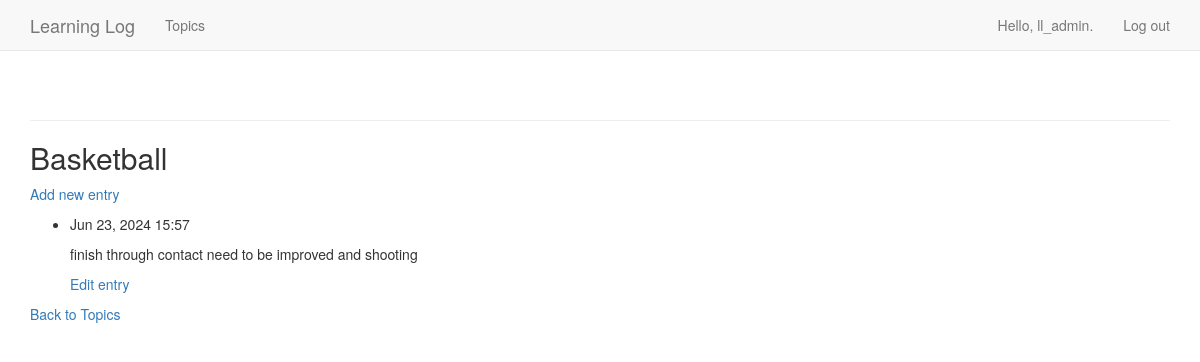
The page /topics/2/ (signed in) on the database its author committed.
### learning_logs/models.py (models this page shows, shortened)
class Topic(models.Model):
    text = models.CharField(max_length=200)
    date_added = models.DateTimeField(auto_now_add=True)
    owner = models.ForeignKey(User, on_delete=models.CASCADE)  # Specify on_delete
    def __str__(self):
        return self.text

class Entry(models.Model):
    topic = models.ForeignKey(Topic, on_delete=models.CASCADE)  # Specify on_delete
    text = models.TextField()
    date_added = models.DateTimeField(auto_now_add=True)
    class Meta:
        verbose_name_plural = 'entries'

### learning_logs/views.py (the view)
# urls.py: path('topics/<int:topic_id>/', views.topic, name='topic'),
@login_required
def topic(request, topic_id):
    topic = get_object_or_404(Topic, id=topic_id)
    if topic.owner != request.user:
        raise Http404
    entries = topic.entry_set.order_by('-date_added')
    context = {'topic': topic, 'entries': entries}
    return render(request, 'learning_logs/topic.html', context)

### learning_logs/Templates/learning_logs/topic.html
{% extends "learning_logs/base.html" %}
{% block content %}
  <h2>{{ topic }}</h2>
  <p><a href="{% url 'learning_logs:new_entry' topic.id %}">Add new entry</a></p>
  <ul>
    {% for entry in entries %}
      <li>
        <p>{{ entry.date_added|date:'M d, Y H:i' }}</p>
        <p>{{ entry.text|linebreaks }}</p>
        <p><a href="{% url 'learning_logs:edit_entry' entry.id %}">Edit entry</a></p>
      </li>
    {% empty %}
      <li>No entries have been added yet.</li>
    {% endfor %}
  </ul>
  <p><a href="{% url 'learning_logs:topics' %}">Back to Topics</a></p>
{% endblock content %}

### learning_logs/Templates/learning_logs/base.html (shortened to what this page needs)
{% load bootstrap3 %}
<!DOCTYPE html>
<html lang="en">
<head>
    {% bootstrap_css %}
</head>
<body>
<nav class="navbar navbar-default navbar-static-top">
    <div class="container">
        <div class="navbar-header">
            <a class="navbar-brand" href="{% url 'learning_logs:index' %}">
                Learning Log
            </a>
        </div>
        <div id="navbar" class="navbar-collapse collapse">
            <ul class="nav navbar-nav">
                <li><a href="{% url 'learning_logs:topics' %}">Topics</a></li>
            </ul>
            <ul class="nav navbar-nav navbar-right">
                {% if user.is_authenticated %}
                    <li><a>Hello, {{ user.username }}.</a></li>
                    <li><a href="{% url 'users:logout' %}">Log out</a></li>
                {% else %}
                    <li><a href="{% url 'users:register' %}">Register</a></li>
                    <li><a href="{% url 'users:login' %}">Log in</a></li>
                {% endif %}
            </ul>
        </div>
    </div>
</nav>
<div class="container">
    <div class="page-header">
    </div>
    <div>
        {% block content %}{% endblock content %}
    </div>
</div>
</body>
</html>
</body>
</html>

### rows shown on the page
Topic: text "Basketball"
Entry: date_added "Jun 23, 2024 15:57", text "finish through contact need to be improved and shooting"

### other values the page prints
{{ user.username }} "ll_admin"
